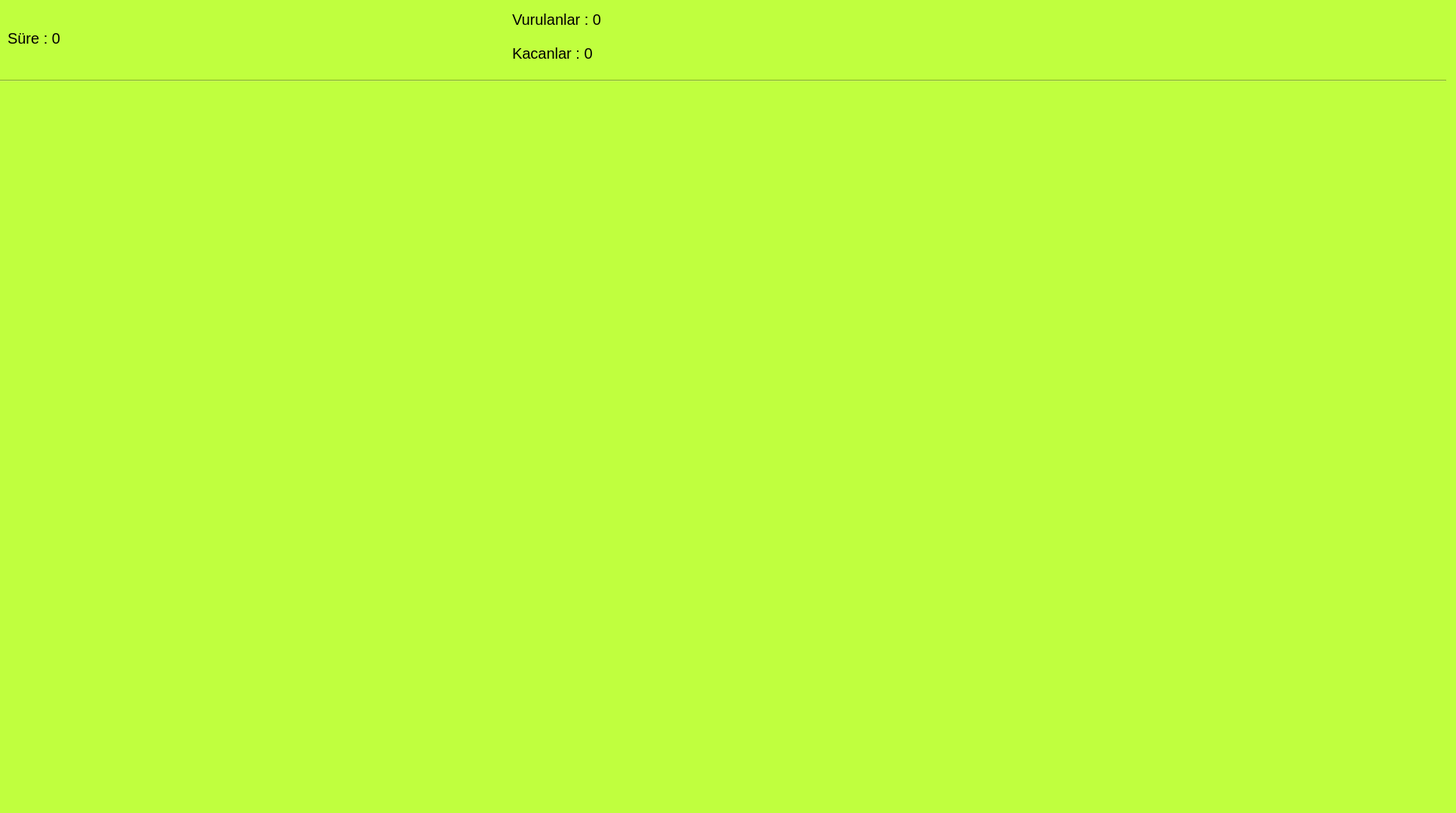
<?xml version="1.0" encoding="UTF-8"?>
<ui version="4.0">
 <class>mod1</class>
 <widget class="QMainWindow" name="mod1">
  <property name="geometry">
   <rect>
    <x>0</x>
    <y>0</y>
    <width>1933</width>
    <height>1080</height>
   </rect>
  </property>
  <property name="windowTitle">
   <string>MainWindow</string>
  </property>
  <property name="styleSheet">
   <string notr="true">background-color: rgb(192, 255, 62);</string>
  </property>
  <widget class="QWidget" name="centralwidget">
   <widget class="QLabel" name="lbl_vurulanlar">
    <property name="geometry">
     <rect>
      <x>680</x>
      <y>10</y>
      <width>381</width>
      <height>31</height>
     </rect>
    </property>
    <property name="sizePolicy">
     <sizepolicy hsizetype="Expanding" vsizetype="Expanding">
      <horstretch>0</horstretch>
      <verstretch>0</verstretch>
     </sizepolicy>
    </property>
    <property name="font">
     <font>
      <pointsize>15</pointsize>
     </font>
    </property>
    <property name="text">
     <string>Vurulanlar : 0</string>
    </property>
   </widget>
   <widget class="QLabel" name="lbl_sure">
    <property name="geometry">
     <rect>
      <x>10</x>
      <y>20</y>
      <width>411</width>
      <height>61</height>
     </rect>
    </property>
    <property name="sizePolicy">
     <sizepolicy hsizetype="Expanding" vsizetype="Expanding">
      <horstretch>0</horstretch>
      <verstretch>0</verstretch>
     </sizepolicy>
    </property>
    <property name="font">
     <font>
      <pointsize>15</pointsize>
     </font>
    </property>
    <property name="text">
     <string>Süre : 0</string>
    </property>
   </widget>
   <widget class="QLabel" name="lbl_kacanlar">
    <property name="geometry">
     <rect>
      <x>680</x>
      <y>50</y>
      <width>491</width>
      <height>41</height>
     </rect>
    </property>
    <property name="sizePolicy">
     <sizepolicy hsizetype="Expanding" vsizetype="Expanding">
      <horstretch>0</horstretch>
      <verstretch>0</verstretch>
     </sizepolicy>
    </property>
    <property name="font">
     <font>
      <pointsize>15</pointsize>
     </font>
    </property>
    <property name="text">
     <string>Kacanlar : 0</string>
    </property>
   </widget>
   <widget class="Line" name="line">
    <property name="geometry">
     <rect>
      <x>0</x>
      <y>90</y>
      <width>1920</width>
      <height>35</height>
     </rect>
    </property>
    <property name="orientation">
     <enum>Qt::Horizontal</enum>
    </property>
   </widget>
  </widget>
 </widget>
 <resources/>
 <connections/>
</ui>
